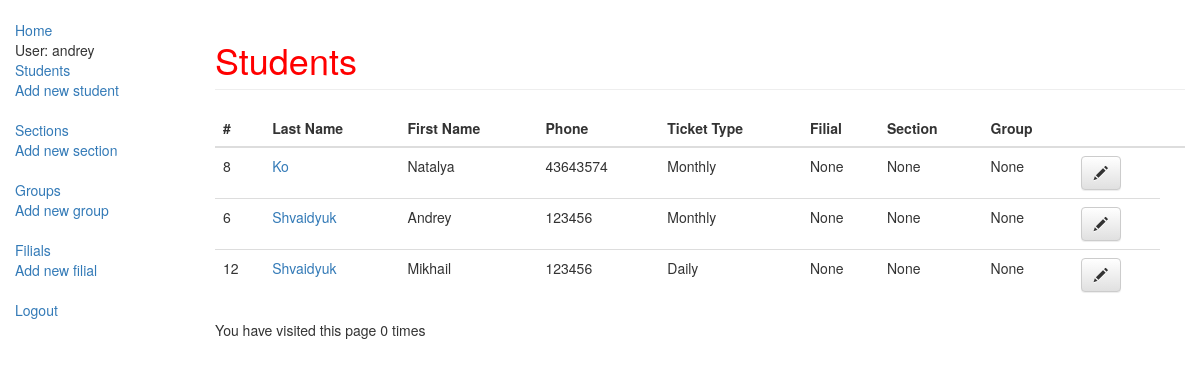
The app's page /index/students/ (signed in), older data.
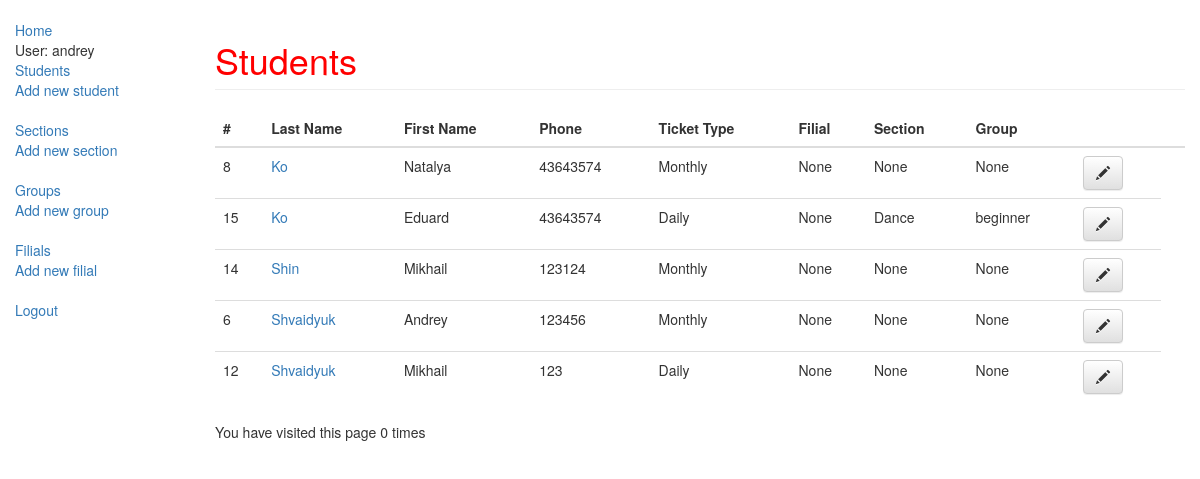
The same page, newer data.
### observer/models.py (models this page shows, shortened)
class Student(models.Model):
    first_name = models.CharField(max_length=20, help_text="Enter First Name of Student")
    last_name = models.CharField(max_length=20, help_text="Enter Last Name of Student")
    phone = models.CharField(max_length=20, help_text="Enter Phone of Student")
    ticket = models.ForeignKey('Ticket', on_delete = models.SET_NULL, null=True)
    owner = models.ForeignKey(User, on_delete=models.SET_NULL, null=True, blank=True)
    filial = models.ForeignKey('Filial', on_delete=models.SET_NULL, null=True)
    section = models.ForeignKey('Section', on_delete = models.SET_NULL, null=True)
    group = models.ForeignKey('Group', on_delete = models.SET_NULL, null=True)
    class Meta:
        ordering = ["last_name"]

class Ticket(models.Model):
    name = models.CharField(max_length=10, help_text="Enter a ticket name")
    price = models.IntegerField()
    due_date = models.DateField(null=True, blank=True)
    TICKET_TYPE = (
        ('p', 'permanent'),
        ('o', 'one_time'),
    )
    type = models.CharField(max_length=1, choices=TICKET_TYPE, blank=True, default='o', help_text="Choise type of ticket")
    class Meta:
        ordering = ["due_date"]
    def __str__(self):
        return self.name

class Section(models.Model):
    name = models.CharField(max_length=20, help_text="Enter a section name")
    owner = models.ForeignKey(User, on_delete=models.SET_NULL, null=True, blank=True)
    filial = models.ForeignKey('Filial', on_delete=models.SET_NULL, null=True, blank=True)
    class Meta:
        ordering = ["name"]
    def __str__(self):
        return self.name

class Group(models.Model):
    name = models.CharField(max_length=20, help_text="Enter a group name")
    filial = models.ForeignKey('Filial', on_delete=models.SET_NULL, null=True, blank=True)
    section = models.ForeignKey('Section', on_delete = models.SET_NULL, null=True)
    owner = models.ForeignKey(User, on_delete=models.SET_NULL, null=True, blank=True)
    class Meta:
        ordering = ["name"]
    def __str__(self):
        return self.name

### observer/views.py (the view)
# urls.py: path('students/', views.student_list, name="students_list"),
@login_required()
def student_list(request):
    students = Student.objects.filter(owner=request.user)
    num_visits = request.session.get('num_visits',0)
    request.session['num_visits'] = num_visits + 1
    return render(
        request,
        'observer/student_list.html',
        {'students': students, 'num_visits': num_visits}
    )

### observer/templates/observer/student_list.html (shortened to what this page needs)
{% extends "observer/base_generic.html" %}
{% block content %}
<h1 class="page-header">
    Students
</h1>
<table class="table" id="student-table">
    <thead>
        <tr>
            <th>#</th>
            <th>Last Name</th>
            <th>First Name</th>
            <th>Phone</th>
            <th>Ticket Type</th>
            <th>Filial</th>
            <th>Section</th>
            <th>Group</th>
            <th></th>
            <th></th>
        </tr>
    </thead>
    <tbody>
        {% for student in students %}
        <tr>
            <td>{{student.id}}</td>
            <td><a href="{% url 'student_detail' pk=student.pk %}">{{student.last_name}}</a></td>
            <td>{{student.first_name}}</td>
            <td>{{student.phone}}</td>
            <td>{{student.ticket}}</td>
            <td>{{student.filial}}</td>
            <td>{{student.section}}</td>
            <td>{{student.group}}</td>
            <td><a class="btn btn-default" href="{% url 'edit_student' pk=student.pk %}"><span class="glyphicon glyphicon-pencil"></span></a></td>
        </tr>
        {% empty %}
        <tr>
            <td colspan="7" class="text-center bg-warning">No student</td>
        </tr>
        {% endfor %}
    </tbody>
</table>
<p>You have visited this page {{num_visits}} times</p>
{% endblock %}

### observer/templates/observer/base_generic.html (shortened to what this page needs)
<!DOCTYPE html>
{% load static %}
<html lang="en">
<head>
    <link rel="stylesheet" href="//maxcdn.bootstrapcdn.com/bootstrap/3.2.0/css/bootstrap.min.css">
    <link rel="stylesheet" href="//maxcdn.bootstrapcdn.com/bootstrap/3.2.0/css/bootstrap-theme.min.css">
    <link rel="stylesheet" href="{% static 'css/style.css' %}">
</head>
<body>
    <div class="container-fluid">
        <div class="row">
            <div class="col-sm-2">
                {% block sidebar %}
                <ul class="sidebar-nav">
                    <li><a href="{% url 'index' %}">Home</a></li>
                    {% if user.is_authenticated %}
                        <li>User: {{user.get_username}}</li>
                        <li><a href="{% url 'students_list' %}">Students</a></li>
                        <li><a href="{% url 'add_student' %}">Add new student</a></li>
                        <li><br></li>
                        <li><a href="{% url 'sections_list' %}">Sections</a></li>
                        <li><a href="{% url 'add_section' %}">Add new section</a></li>
                        <li><br></li>
                        <li><a href="{% url 'group_list' %}">Groups</a></li>
                        <li><a href="{% url 'add_group' %}">Add new group</a></li>
                        <li><br></li>
                        <li><a href="{% url 'filial_list' %}">Filials</a></li>
                        <li><a href="{% url 'add_filial' %}">Add new filial</a></li>
                        <li><br></li>
                        <li><a href="{% url 'logout' %}">Logout</a></li>
                    {% else %}
                        <li><a href="{% url 'login' %}">Login</a></li>
                    {% endif %}
                </ul>
                {% endblock %}
            </div>
            <div class="col-sm-10">
                {% block content %} {% endblock %}
            </div>
        </div>
    </div>
</body>
</html>

### observer/static/css/style.css (style rules this page uses)
.sidebar-nav { margin-top: 20px; padding: 0; list-style: none; }
h1 { color: red; }

Row changes from the older to the newer data that the page shows:
added Student: id "15", last_name "Ko", first_name "Eduard", phone "43643574", ticket "Daily", filial "None", section "Dance", group "beginner"
added Student: id "14", last_name "Shin", first_name "Mikhail", phone "123124", ticket "Monthly", filial "None", section "None", group "None"
changed Student id 12: phone "123456" → "123"
